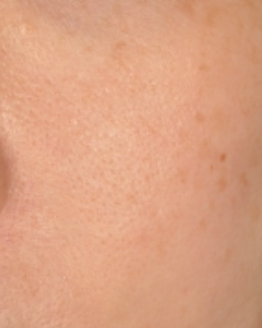
#> input picture test/image.png, 262 x 328 px
$ python -i create_pore_wrinkle_labling_NIA.py   (imports and definitions only)
#> lines starting #> are read from the running program, lines starting #| are printed output that depends on the picture; after the words box and inside, x2 and y2 are one past the last pixel; in counts of white or black regions, pixels touching at a corner belong together
#> further down, picture is the input picture: shape (328, 262, 3); mean B, G, R 130.6, 161.3, 219.4
import os
import json
import cv2
import numpy as np
from PIL import Image
from tqdm import tqdm
"""
这个代码是处理NIA数据集，只筛选F(正面角度的图片）获取左右脸颊的标签数据，并生成MDM, WDM的标签
"""

# ---------- 结构引导标签函数 ----------
import os
import json
import cv2
import numpy as np
from tqdm import tqdm

def detect_pores(image_block):
    gray = cv2.cvtColor(image_block, cv2.COLOR_BGR2GRAY)
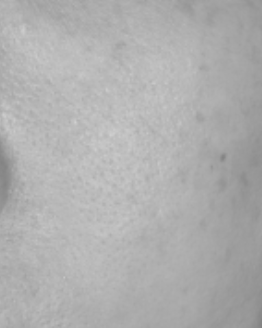
#> gray: shape (328, 262); min 130, max 208, mean 175.2
    clahe = cv2.createCLAHE(clipLimit=10.0, tileGridSize=(8, 8))
    enhanced = clahe.apply(gray)
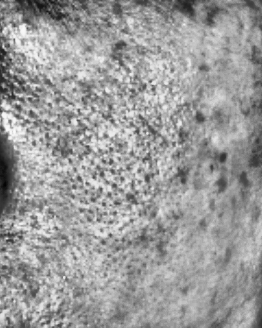
#> enhanced: shape (328, 262); min 4, max 250, mean 155.5
    blur = cv2.GaussianBlur(enhanced, (3, 3), 0)
    thresh = cv2.adaptiveThreshold(blur, 255, cv2.ADAPTIVE_THRESH_GAUSSIAN_C,
                                   cv2.THRESH_BINARY_INV, 21, 5)
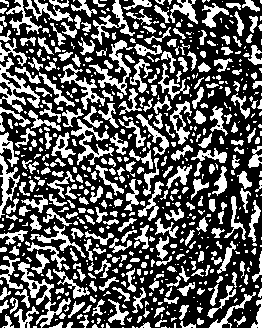
#> thresh: shape (328, 262); 36.1% white; 661 white regions (346 under 20 px), largest, box (x1, y1, x2, y2) and area: (18, 262, 71, 328) 695, (0, 57, 40, 113) 692, (89, 40, 133, 95) 602
    kernel = cv2.getStructuringElement(cv2.MORPH_ELLIPSE, (5, 5))
    morphed = cv2.morphologyEx(thresh, cv2.MORPH_OPEN, kernel)
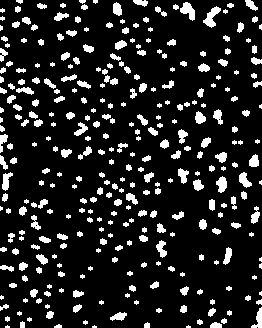
#> morphed: shape (328, 262); 13.5% white; 326 white regions (99 under 20 px), largest, box (x1, y1, x2, y2) and area: (203, 6, 221, 28) 178, (180, 2, 195, 21) 162, (216, 176, 227, 193) 126
    morphed = cv2.morphologyEx(morphed, cv2.MORPH_CLOSE, kernel)
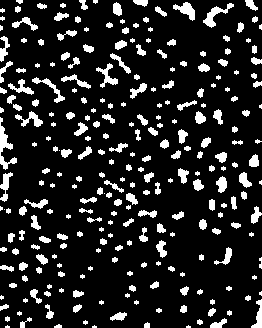
#> morphed: shape (328, 262); 14.1% white; 267 white regions (77 under 20 px)
    contours, _ = cv2.findContours(morphed, cv2.RETR_EXTERNAL, cv2.CHAIN_APPROX_SIMPLE)
#> contours = 267 contours, 128 with area under 20; largest, box (x1, y1, x2, y2) and area: (0, 117, 17, 170) 230, (203, 3, 234, 28) 193, (173, 2, 195, 21) 169, (96, 63, 118, 88) 144, (32, 77, 65, 103) 139
    contours_sel = [cnt for cnt in contours if 20 < cv2.contourArea(cnt) < 500]
#> contours_sel = 138 contours; largest, box (x1, y1, x2, y2) and area: (0, 117, 17, 170) 230, (203, 3, 234, 28) 193, (173, 2, 195, 21) 169, (96, 63, 118, 88) 144, (32, 77, 65, 103) 139
    result = np.zeros_like(image_block)
    return cv2.drawContours(result, contours_sel, -1, (255, 255, 255), -1)
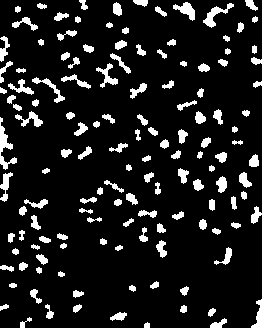
#> returned value: shape (328, 262, 3); 11.3% white; 138 white regions, largest, box (x1, y1, x2, y2) and area: (0, 117, 17, 170) 306, (203, 3, 234, 28) 238, (173, 2, 195, 21) 201

# [100 lines left out: functions detect_wrinkles_block, process_nia_skingq_style_fixed, not called in this run]

# make train dataset
# nia_img_root = "/data1/NIA/Training/img/TS"
# nia_json_root = "/data1/NIA/Training/label/TL"
# output_base = "/data1/NIA_face_anonymize_train"

# make val dataset
nia_img_root = "/data1/NIA/Validation/img/VS"
nia_json_root = "/data1/NIA/Validation/label/VL"
output_base = "/data1/NIA_face_anonymize_val"

# [1 line not run here, left out]

>>> import cv2
>>> picture = cv2.imread('../test/image.png')
>>> result = detect_pores(picture)
